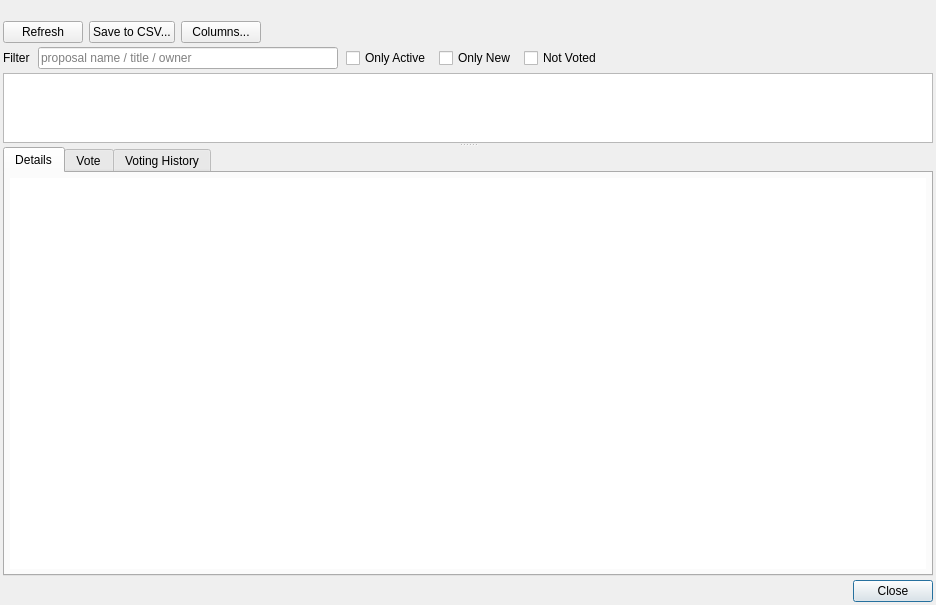
<?xml version="1.0" encoding="UTF-8"?>
<ui version="4.0">
 <class>ProposalsDlg</class>
 <widget class="QDialog" name="ProposalsDlg">
  <property name="geometry">
   <rect>
    <x>0</x>
    <y>0</y>
    <width>936</width>
    <height>605</height>
   </rect>
  </property>
  <property name="windowTitle">
   <string>Dialog</string>
  </property>
  <property name="modal">
   <bool>true</bool>
  </property>
  <layout class="QVBoxLayout" name="verticalLayout">
   <property name="spacing">
    <number>4</number>
   </property>
   <property name="leftMargin">
    <number>3</number>
   </property>
   <property name="topMargin">
    <number>3</number>
   </property>
   <property name="rightMargin">
    <number>3</number>
   </property>
   <property name="bottomMargin">
    <number>3</number>
   </property>
   <item>
    <widget class="QLabel" name="lblMessage">
     <property name="text">
      <string/>
     </property>
     <property name="wordWrap">
      <bool>true</bool>
     </property>
    </widget>
   </item>
   <item>
    <layout class="QHBoxLayout" name="horizontalLayout">
     <property name="spacing">
      <number>6</number>
     </property>
     <item>
      <widget class="QPushButton" name="btnProposalsRefresh">
       <property name="sizePolicy">
        <sizepolicy hsizetype="Maximum" vsizetype="Fixed">
         <horstretch>0</horstretch>
         <verstretch>0</verstretch>
        </sizepolicy>
       </property>
       <property name="text">
        <string>Refresh</string>
       </property>
       <property name="autoDefault">
        <bool>false</bool>
       </property>
      </widget>
     </item>
     <item>
      <widget class="QPushButton" name="btnProposalsSaveToCSV">
       <property name="sizePolicy">
        <sizepolicy hsizetype="Maximum" vsizetype="Fixed">
         <horstretch>0</horstretch>
         <verstretch>0</verstretch>
        </sizepolicy>
       </property>
       <property name="text">
        <string>Save to CSV...</string>
       </property>
       <property name="autoDefault">
        <bool>false</bool>
       </property>
      </widget>
     </item>
     <item>
      <widget class="QPushButton" name="btnProposalsColumns">
       <property name="sizePolicy">
        <sizepolicy hsizetype="Maximum" vsizetype="Fixed">
         <horstretch>0</horstretch>
         <verstretch>0</verstretch>
        </sizepolicy>
       </property>
       <property name="text">
        <string>Columns...</string>
       </property>
       <property name="autoDefault">
        <bool>false</bool>
       </property>
      </widget>
     </item>
     <item>
      <widget class="QLabel" name="lblBudgetSummary">
       <property name="styleSheet">
        <string notr="true"/>
       </property>
       <property name="text">
        <string/>
       </property>
       <property name="wordWrap">
        <bool>true</bool>
       </property>
       <property name="openExternalLinks">
        <bool>true</bool>
       </property>
       <property name="textInteractionFlags">
        <set>Qt::LinksAccessibleByMouse|Qt::TextSelectableByMouse</set>
       </property>
      </widget>
     </item>
    </layout>
   </item>
   <item>
    <layout class="QHBoxLayout" name="layoutFilter">
     <property name="spacing">
      <number>8</number>
     </property>
     <item>
      <widget class="QLabel" name="lblProposalFilter">
       <property name="text">
        <string>Filter</string>
       </property>
      </widget>
     </item>
     <item>
      <widget class="QLineEdit" name="edtProposalFilter">
       <property name="sizePolicy">
        <sizepolicy hsizetype="Maximum" vsizetype="Fixed">
         <horstretch>0</horstretch>
         <verstretch>0</verstretch>
        </sizepolicy>
       </property>
       <property name="minimumSize">
        <size>
         <width>300</width>
         <height>0</height>
        </size>
       </property>
       <property name="placeholderText">
        <string>proposal name / title / owner</string>
       </property>
       <property name="clearButtonEnabled">
        <bool>true</bool>
       </property>
      </widget>
     </item>
     <item>
      <widget class="QCheckBox" name="chb_only_active">
       <property name="text">
        <string>Only Active</string>
       </property>
      </widget>
     </item>
     <item>
      <widget class="QCheckBox" name="chb_only_new">
       <property name="toolTip">
        <string>Show only new proposals</string>
       </property>
       <property name="text">
        <string>Only New</string>
       </property>
      </widget>
     </item>
     <item>
      <widget class="QCheckBox" name="chb_not_voted">
       <property name="toolTip">
        <string>Show only proposals for which I did not vote</string>
       </property>
       <property name="text">
        <string>Not Voted</string>
       </property>
      </widget>
     </item>
     <item>
      <spacer name="hsFilter">
       <property name="orientation">
        <enum>Qt::Horizontal</enum>
       </property>
       <property name="sizeHint" stdset="0">
        <size>
         <width>40</width>
         <height>20</height>
        </size>
       </property>
      </spacer>
     </item>
    </layout>
   </item>
   <item>
    <widget class="QSplitter" name="detailsSplitter">
     <property name="orientation">
      <enum>Qt::Vertical</enum>
     </property>
     <widget class="QTableView" name="propsView">
      <property name="styleSheet">
       <string notr="true">QTableView{
  gridline-color: lightgray
}</string>
      </property>
      <property name="sizeAdjustPolicy">
       <enum>QAbstractScrollArea::AdjustToContentsOnFirstShow</enum>
      </property>
      <property name="editTriggers">
       <set>QAbstractItemView::AnyKeyPressed|QAbstractItemView::CurrentChanged|QAbstractItemView::DoubleClicked|QAbstractItemView::EditKeyPressed</set>
      </property>
      <property name="alternatingRowColors">
       <bool>false</bool>
      </property>
      <property name="selectionMode">
       <enum>QAbstractItemView::ExtendedSelection</enum>
      </property>
      <property name="selectionBehavior">
       <enum>QAbstractItemView::SelectRows</enum>
      </property>
      <property name="showGrid">
       <bool>true</bool>
      </property>
      <property name="sortingEnabled">
       <bool>true</bool>
      </property>
      <attribute name="verticalHeaderVisible">
       <bool>true</bool>
      </attribute>
      <attribute name="verticalHeaderCascadingSectionResizes">
       <bool>false</bool>
      </attribute>
      <attribute name="verticalHeaderHighlightSections">
       <bool>false</bool>
      </attribute>
     </widget>
     <widget class="QTabWidget" name="tabsDetails">
      <property name="currentIndex">
       <number>0</number>
      </property>
      <widget class="QWidget" name="tabDetails">
       <property name="styleSheet">
        <string notr="true"/>
       </property>
       <attribute name="title">
        <string>Details</string>
       </attribute>
       <layout class="QVBoxLayout" name="verticalLayout_2">
        <property name="sizeConstraint">
         <enum>QLayout::SetDefaultConstraint</enum>
        </property>
        <property name="leftMargin">
         <number>5</number>
        </property>
        <property name="topMargin">
         <number>5</number>
        </property>
        <property name="rightMargin">
         <number>5</number>
        </property>
        <property name="bottomMargin">
         <number>5</number>
        </property>
        <item>
         <widget class="QTextBrowser" name="edtDetails">
          <property name="frameShape">
           <enum>QFrame::NoFrame</enum>
          </property>
          <property name="frameShadow">
           <enum>QFrame::Plain</enum>
          </property>
          <property name="acceptRichText">
           <bool>false</bool>
          </property>
          <property name="openExternalLinks">
           <bool>true</bool>
          </property>
         </widget>
        </item>
       </layout>
      </widget>
      <widget class="QWidget" name="tabVoting">
       <attribute name="title">
        <string>Vote</string>
       </attribute>
       <layout class="QVBoxLayout" name="verticalLayout_5">
        <property name="leftMargin">
         <number>5</number>
        </property>
        <property name="topMargin">
         <number>8</number>
        </property>
        <property name="rightMargin">
         <number>5</number>
        </property>
        <property name="bottomMargin">
         <number>5</number>
        </property>
        <item>
         <widget class="QScrollArea" name="scrollAreaVoting">
          <property name="frameShape">
           <enum>QFrame::NoFrame</enum>
          </property>
          <property name="widgetResizable">
           <bool>true</bool>
          </property>
          <widget class="QWidget" name="scrollAreaVotingContents">
           <property name="geometry">
            <rect>
             <x>0</x>
             <y>0</y>
             <width>409</width>
             <height>66</height>
            </rect>
           </property>
           <layout class="QVBoxLayout" name="verticalLayout_3">
            <item>
             <layout class="QGridLayout" name="layoutUserVoting">
              <item row="0" column="2">
               <widget class="QPushButton" name="btnVoteNoForAll">
                <property name="toolTip">
                 <string>Vote No for all masternodes.</string>
                </property>
                <property name="text">
                 <string>No For All</string>
                </property>
                <property name="autoDefault">
                 <bool>false</bool>
                </property>
               </widget>
              </item>
              <item row="0" column="3">
               <widget class="QPushButton" name="btnVoteAbstainForAll">
                <property name="toolTip">
                 <string>Vote Abstain for all masternodes.</string>
                </property>
                <property name="text">
                 <string>Abstain For All</string>
                </property>
                <property name="autoDefault">
                 <bool>false</bool>
                </property>
               </widget>
              </item>
              <item row="0" column="0">
               <widget class="QLabel" name="label_3">
                <property name="text">
                 <string/>
                </property>
                <property name="alignment">
                 <set>Qt::AlignRight|Qt::AlignTrailing|Qt::AlignVCenter</set>
                </property>
               </widget>
              </item>
              <item row="0" column="1">
               <widget class="QPushButton" name="btnVoteYesForAll">
                <property name="toolTip">
                 <string>Vote Yes for all masternodes.</string>
                </property>
                <property name="text">
                 <string>Yes For All</string>
                </property>
                <property name="autoDefault">
                 <bool>false</bool>
                </property>
               </widget>
              </item>
              <item row="0" column="4">
               <widget class="QLabel" name="label_4">
                <property name="text">
                 <string/>
                </property>
               </widget>
              </item>
              <item row="0" column="5">
               <spacer name="horizontalSpacer_7">
                <property name="orientation">
                 <enum>Qt::Horizontal</enum>
                </property>
                <property name="sizeHint" stdset="0">
                 <size>
                  <width>40</width>
                  <height>20</height>
                 </size>
                </property>
               </spacer>
              </item>
             </layout>
            </item>
            <item>
             <spacer name="verticalSpacer_2">
              <property name="orientation">
               <enum>Qt::Vertical</enum>
              </property>
              <property name="sizeHint" stdset="0">
               <size>
                <width>20</width>
                <height>40</height>
               </size>
              </property>
             </spacer>
            </item>
           </layout>
          </widget>
         </widget>
        </item>
       </layout>
      </widget>
      <widget class="QWidget" name="tabVoteList">
       <attribute name="title">
        <string>Voting History</string>
       </attribute>
       <layout class="QVBoxLayout" name="verticalLayout_4">
        <item>
         <widget class="QSplitter" name="votesSplitter">
          <property name="sizePolicy">
           <sizepolicy hsizetype="Expanding" vsizetype="Preferred">
            <horstretch>0</horstretch>
            <verstretch>0</verstretch>
           </sizepolicy>
          </property>
          <property name="orientation">
           <enum>Qt::Horizontal</enum>
          </property>
          <widget class="QWidget" name="layoutWidget">
           <layout class="QVBoxLayout" name="layoutVotesView">
            <property name="spacing">
             <number>2</number>
            </property>
            <item>
             <layout class="QHBoxLayout" name="horizontalLayout_2">
              <property name="spacing">
               <number>8</number>
              </property>
              <item>
               <widget class="QPushButton" name="btnVotesRefresh">
                <property name="toolTip">
                 <string>Reads new votes from the FIX network</string>
                </property>
                <property name="text">
                 <string>Refresh</string>
                </property>
                <property name="autoDefault">
                 <bool>false</bool>
                </property>
               </widget>
              </item>
              <item>
               <widget class="QPushButton" name="btnVotesSaveToCSV">
                <property name="text">
                 <string>Save to CSV...</string>
                </property>
                <property name="autoDefault">
                 <bool>false</bool>
                </property>
               </widget>
              </item>
              <item>
               <widget class="QCheckBox" name="chbOnlyMyVotes">
                <property name="toolTip">
                 <string/>
                </property>
                <property name="text">
                 <string>Show my votes only</string>
                </property>
               </widget>
              </item>
              <item>
               <spacer name="horizontalSpacer_2">
                <property name="orientation">
                 <enum>Qt::Horizontal</enum>
                </property>
                <property name="sizeHint" stdset="0">
                 <size>
                  <width>40</width>
                  <height>20</height>
                 </size>
                </property>
               </spacer>
              </item>
             </layout>
            </item>
            <item>
             <layout class="QHBoxLayout" name="layoutVotesViewFilter">
              <property name="spacing">
               <number>8</number>
              </property>
              <item>
               <widget class="QLabel" name="label_2">
                <property name="text">
                 <string>Filter:</string>
                </property>
               </widget>
              </item>
              <item>
               <widget class="QLineEdit" name="edtVotesViewFilter"/>
              </item>
              <item>
               <widget class="QPushButton" name="btnApplyVotesViewFilter">
                <property name="text">
                 <string>Apply</string>
                </property>
                <property name="autoDefault">
                 <bool>false</bool>
                </property>
               </widget>
              </item>
             </layout>
            </item>
            <item>
             <widget class="QTableView" name="votesView">
              <property name="sizePolicy">
               <sizepolicy hsizetype="Expanding" vsizetype="Expanding">
                <horstretch>0</horstretch>
                <verstretch>0</verstretch>
               </sizepolicy>
              </property>
              <attribute name="verticalHeaderVisible">
               <bool>false</bool>
              </attribute>
             </widget>
            </item>
           </layout>
          </widget>
          <widget class="QWidget" name="verticalLayoutWidget">
           <layout class="QVBoxLayout" name="layoutVotesChart">
            <item>
             <layout class="QHBoxLayout" name="horizontalLayout_3">
              <item>
               <widget class="QRadioButton" name="rbVotesChartIncremental">
                <property name="text">
                 <string>Votes by date (incremental)</string>
                </property>
                <property name="checked">
                 <bool>true</bool>
                </property>
               </widget>
              </item>
              <item>
               <widget class="QRadioButton" name="rbVotesChartFinal">
                <property name="text">
                 <string>Votes summary</string>
                </property>
               </widget>
              </item>
              <item>
               <widget class="QRadioButton" name="rbVotesChartChanges">
                <property name="text">
                 <string>Vote changes by date</string>
                </property>
               </widget>
              </item>
              <item>
               <spacer name="horizontalSpacer_8">
                <property name="orientation">
                 <enum>Qt::Horizontal</enum>
                </property>
                <property name="sizeHint" stdset="0">
                 <size>
                  <width>40</width>
                  <height>20</height>
                 </size>
                </property>
               </spacer>
              </item>
             </layout>
            </item>
           </layout>
          </widget>
         </widget>
        </item>
       </layout>
      </widget>
     </widget>
    </widget>
   </item>
   <item>
    <widget class="QDialogButtonBox" name="buttonBox">
     <property name="standardButtons">
      <set>QDialogButtonBox::Close</set>
     </property>
    </widget>
   </item>
  </layout>
 </widget>
 <resources/>
 <connections/>
</ui>
